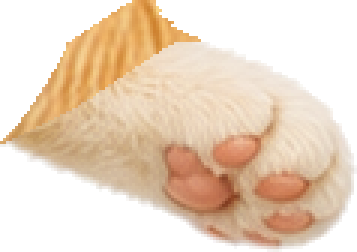
#> input picture public/pets/xiaoju-cat/live2d/x6/front-user-segmentation-v8/02_leg_L_lower_paw.png, 119 x 84 px, given in place of front_tail_visible.png, which was not available (shown 3 times larger)
$ python build_x6_front_complete_layers.py
#> lines starting #> are read from the running program, lines starting #| are printed output that depends on the picture
#> (reads public/pets/xiaoju-cat/live2d/x6/x6-joint-safe-motion-bundle-contract-v4.json from the repository)
from __future__ import annotations

import json
import shutil
from pathlib import Path

import cv2
import numpy as np
from PIL import Image, ImageChops, ImageDraw, ImageFilter, ImageFont
from scipy.ndimage import distance_transform_edt


PET = Path(__file__).resolve().parents[2]
X6 = Path(__file__).resolve().parent
QA = X6 / "qa"
SOURCE = X6 / "x6-joint-safe-motion-bundle-contract-v4.json"
REFERENCE = X6 / "front-user-segmentation-v8" / "front-reconstruction.png"
OUTPUT = X6 / "front-complete-overlap-layers-v10"
CANVAS = (650, 887)

# Complete child layers are painted first. Their roots are hidden by the complete
# parent layer, not by a separate floating patch.
DRAW_ORDER = [
    "tail",
    "leg_L_lower_paw",
    "leg_R_lower_paw",
    "leg_L_upper",
    "leg_R_upper",
    "arm_L_lower_paw",
    "arm_R_lower_paw",
    "arm_L_upper",
    "arm_R_upper",
    "body",
    "ear_L",
    "ear_R",
    "head",
    "eye_L",
    "eye_R",
    "mouth",
]

PARENT_COVERS = {
    "tail": ["body"],
    "leg_L_lower_paw": ["leg_L_upper"],
    "leg_R_lower_paw": ["leg_R_upper"],
    "leg_L_upper": ["body"],
    "leg_R_upper": ["body"],
    "arm_L_lower_paw": ["arm_L_upper"],
    "arm_R_lower_paw": ["arm_R_upper"],
    "arm_L_upper": ["body"],
    "arm_R_upper": ["body"],
    "body": [],
    "ear_L": ["head"],
    "ear_R": ["head"],
    "head": ["body"],
    "eye_L": ["head"],
    "eye_R": ["head"],
    "mouth": ["head"],
}

STRUCTURAL = [
    "head",
    "body",
    "arm_L_upper",
    "arm_R_upper",
    "arm_L_lower_paw",
    "arm_R_lower_paw",
    "leg_L_upper",
    "leg_R_upper",
    "leg_L_lower_paw",
    "leg_R_lower_paw",
    "tail",
]


def font(size: int, bold: bool = False) -> ImageFont.FreeTypeFont:
    path = Path("C:/Windows/Fonts/msyhbd.ttc" if bold else "C:/Windows/Fonts/msyh.ttc")
    return ImageFont.truetype(str(path), size) if path.exists() else ImageFont.load_default()


# [8 lines left out: function checker, not called in this run]


def load_layers(contract: dict) -> dict[str, Image.Image]:
    result = {}
    for row in contract["exports"]:
        if row["view"] != "front":
            continue
        canvas = Image.new("RGBA", CANVAS, (0, 0, 0, 0))
#> canvas: PIL image 650x887 RGBA; every value is 0
        image = Image.open(PET / row["visibleFile"]).convert("RGBA")
#> image is the input picture: PIL image 119x84 RGBA; mean R, G, B, A 131.5, 110.9, 90.4, 151.9
        bounds = row["visibleBounds"]
        canvas.alpha_composite(image, (bounds[0], bounds[1]))
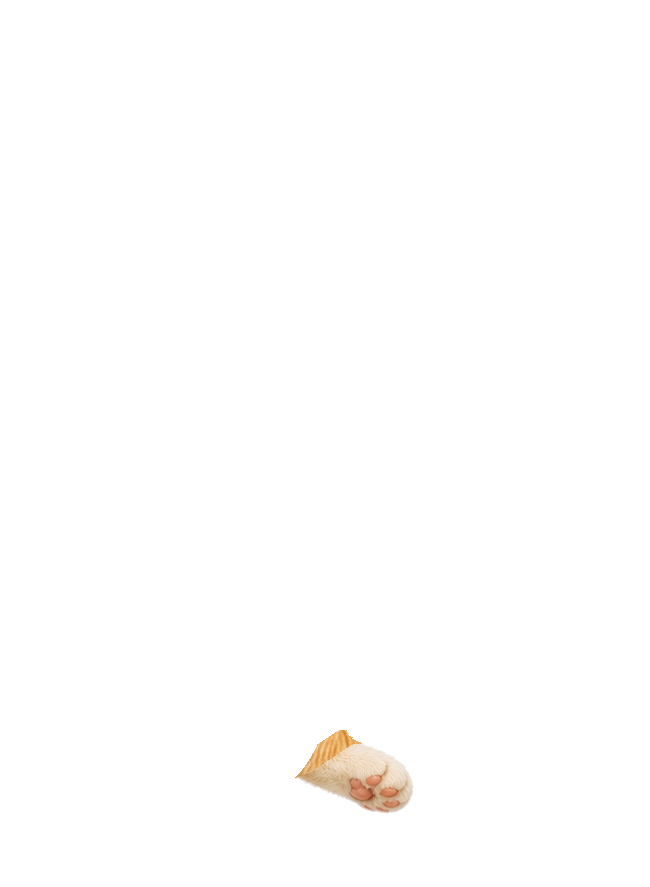
#> canvas: PIL image 650x887 RGBA; mean R, G, B, A 2.3, 1.9, 1.6, 2.6; transparent parts drawn white
        result[row["bundle"]] = canvas
#> pass 2 of the loop in load_layers, `for row in contract["exports"]:`:
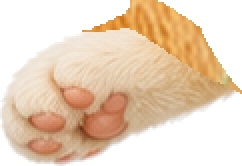
#> input picture public/pets/xiaoju-cat/live2d/x6/front-user-segmentation-v8/03_leg_R_lower_paw.png, 121 x 83 px, given in place of front_leg_L_upper_visible.png, which was not available (shown 2 times larger)
#> in load_layers, image is the input picture: PIL image 121x83 RGBA; mean R, G, B, A 134.3, 111.5, 88.4, 155.8
#> in load_layers, `canvas.alpha_composite(image, (bounds[0], bounds[1]))`:
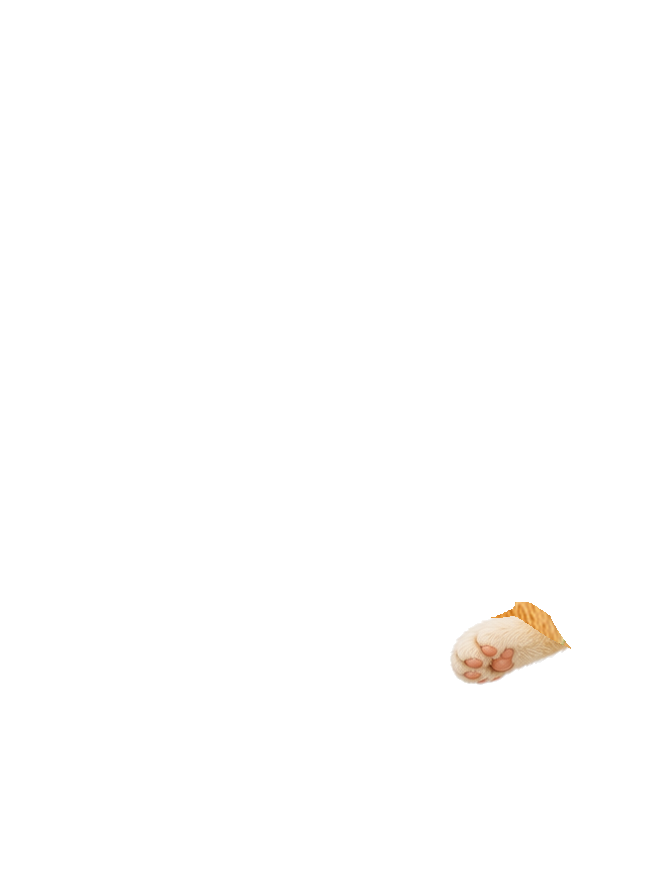
#> canvas: PIL image 650x887 RGBA; mean R, G, B, A 2.3, 1.9, 1.5, 2.7; transparent parts drawn white
    return result


# [149 lines left out: functions capsule, polygon, desired_masks, nearest_texture_fill, compose, tight_export and 2 more, not called in this run]


def main() -> None:
    source_contract = json.loads(SOURCE.read_text(encoding="utf-8"))
    source_layers = load_layers(source_contract)
    reference = Image.open(REFERENCE).convert("RGBA")
    masks = desired_masks(source_layers, reference.getchannel("A"))
    complete_layers = {
        layer_id: nearest_texture_fill(image, masks[layer_id], layer_id) if layer_id in STRUCTURAL else image
        for layer_id, image in source_layers.items()
    }

    if OUTPUT.exists():
        shutil.rmtree(OUTPUT)
    OUTPUT.mkdir(parents=True)
    exports = []
    for index, layer_id in enumerate(DRAW_ORDER, 1):
        filename = f"{index:02d}_{layer_id}.png"
        bounds = tight_export(complete_layers[layer_id], OUTPUT / filename)
        original_alpha = source_layers[layer_id].getchannel("A")
        complete_alpha = complete_layers[layer_id].getchannel("A")
        added = ImageChops.subtract(complete_alpha, original_alpha)
        exports.append(
            {
                "id": layer_id,
                "file": f"live2d/x6/front-complete-overlap-layers-v10/{filename}",
                "canvasBounds": bounds,
                "parentCoverLayers": PARENT_COVERS[layer_id],
                "sourceVisiblePixels": sum(value > 8 for value in original_alpha.tobytes()),
                "hiddenCompletionPixels": sum(value > 8 for value in added.tobytes()),
                "completeStructuralLayer": layer_id in STRUCTURAL,
            }
        )

    overlap_records = []
    for child, parents in PARENT_COVERS.items():
        for parent in parents:
            overlap = ImageChops.multiply(complete_layers[child].getchannel("A"), complete_layers[parent].getchannel("A"))
            pixels = sum(value > 8 for value in overlap.tobytes())
            overlap_records.append({"child": child, "parent": parent, "overlapPixels": pixels, "passes": pixels >= 100})

    reconstruction = compose(complete_layers)
    reconstruction.save(OUTPUT / "front-complete-reconstruction.png", optimize=True)
    render_review(complete_layers, reconstruction)
    reference_array = np.asarray(reference, dtype=np.int16)
    reconstruction_array = np.asarray(reconstruction, dtype=np.int16)
    visible = reference_array[:, :, 3] > 8
    visible_rgb_mae = float(np.abs(reference_array[:, :, :3] - reconstruction_array[:, :, :3])[visible].mean())
    reference_alpha = reference_array[:, :, 3]
    reconstruction_alpha = reconstruction_array[:, :, 3]
    result = {
        "schemaVersion": 1,
        "stage": "X6-front-complete-overlap-layer-candidate",
        "status": "candidate-for-user-visual-review",
        "strategy": "complete-independent-semantic-layers-with-real-parent-child-overlap",
        "sourceRejectedCandidate": "live2d/x6/x6-front-actual-segmentation-contract-v8.json",
        "canvas": {"width": CANVAS[0], "height": CANVAS[1]},
        "layerCount": len(exports),
        "structuralCompleteLayerCount": len(STRUCTURAL),
        "drawOrderBackToFront": DRAW_ORDER,
        "layers": exports,
        "overlapAudit": {
            "jointCount": len(overlap_records),
            "passCount": sum(row["passes"] for row in overlap_records),
            "minimumOverlapPixels": min(row["overlapPixels"] for row in overlap_records),
            "records": overlap_records,
        },
        "restReconstructionAudit": {
            "extraAlphaPixels": int(np.count_nonzero((reference_alpha == 0) & (reconstruction_alpha > 0))),
            "missingAlphaPixels": int(np.count_nonzero((reference_alpha > 0) & (reconstruction_alpha == 0))),
            "visibleRgbMeanAbsoluteError": round(visible_rgb_mae, 4),
            "status": "pass-candidate" if visible_rgb_mae < 2.0 else "fail",
        },
        "qa": {
            "review": "live2d/x6/qa/x6-front-complete-overlap-review-v10.png",
            "reconstruction": "live2d/x6/front-complete-overlap-layers-v10/front-complete-reconstruction.png",
        },
        "gateBoundary": {
            "frontCompleteLayersApprovedByUser": False,
            "sideBackPropagationAuthorized": False,
            "gate6Approved": False,
            "x7Authorized": False,
        },
        "knownLimit": "Hidden texture is reconstructed only inside approved overlap masks and remains a visual-review candidate; it is not mesh, Cubism, or X7 output.",
    }
    (X6 / "x6-front-complete-overlap-contract-v10.json").write_text(
        json.dumps(result, ensure_ascii=False, indent=2) + "\n", encoding="utf-8"
    )
    print(json.dumps({"status": result["status"], "layers": len(exports), "overlap": result["overlapAudit"]}, ensure_ascii=False))


if __name__ == "__main__":
#> (the run stopped early here; a loop or call above may not have finished)
